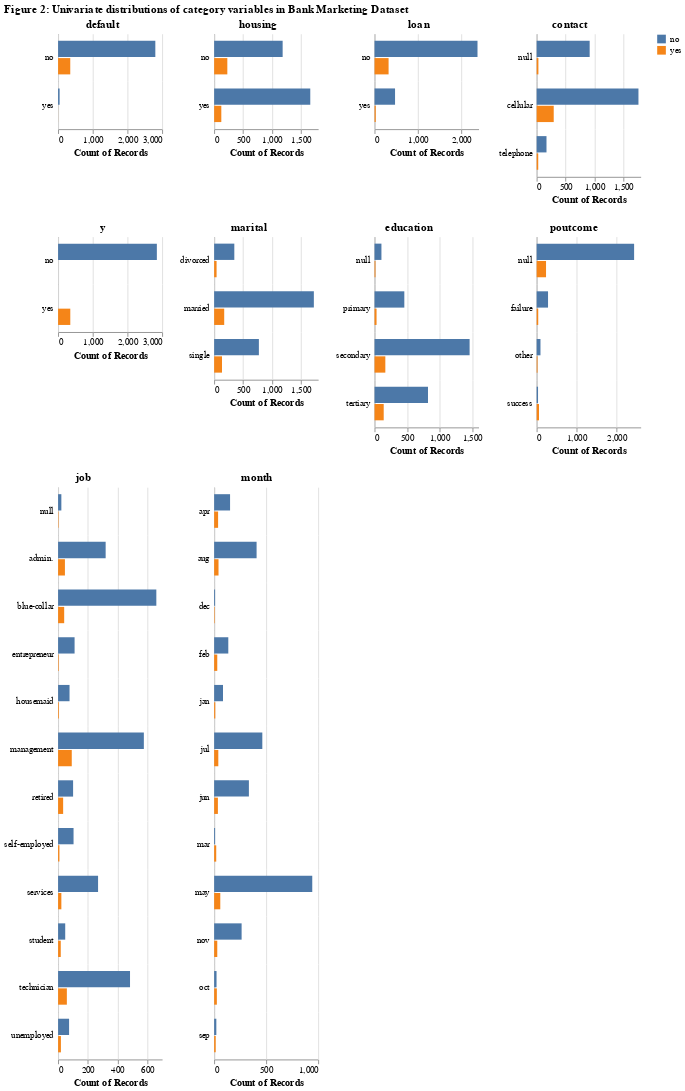

Notebook cell for this chart:
### Code cell
# univariate distrbutions (counts) for the categorical variables

categorical_plots = aly.dist(
    train_df, dtype='object', color='y')

categorical_plots.properties(
    title="Figure 2: Univariate distributions of category variables in Bank Marketing Dataset"
)
